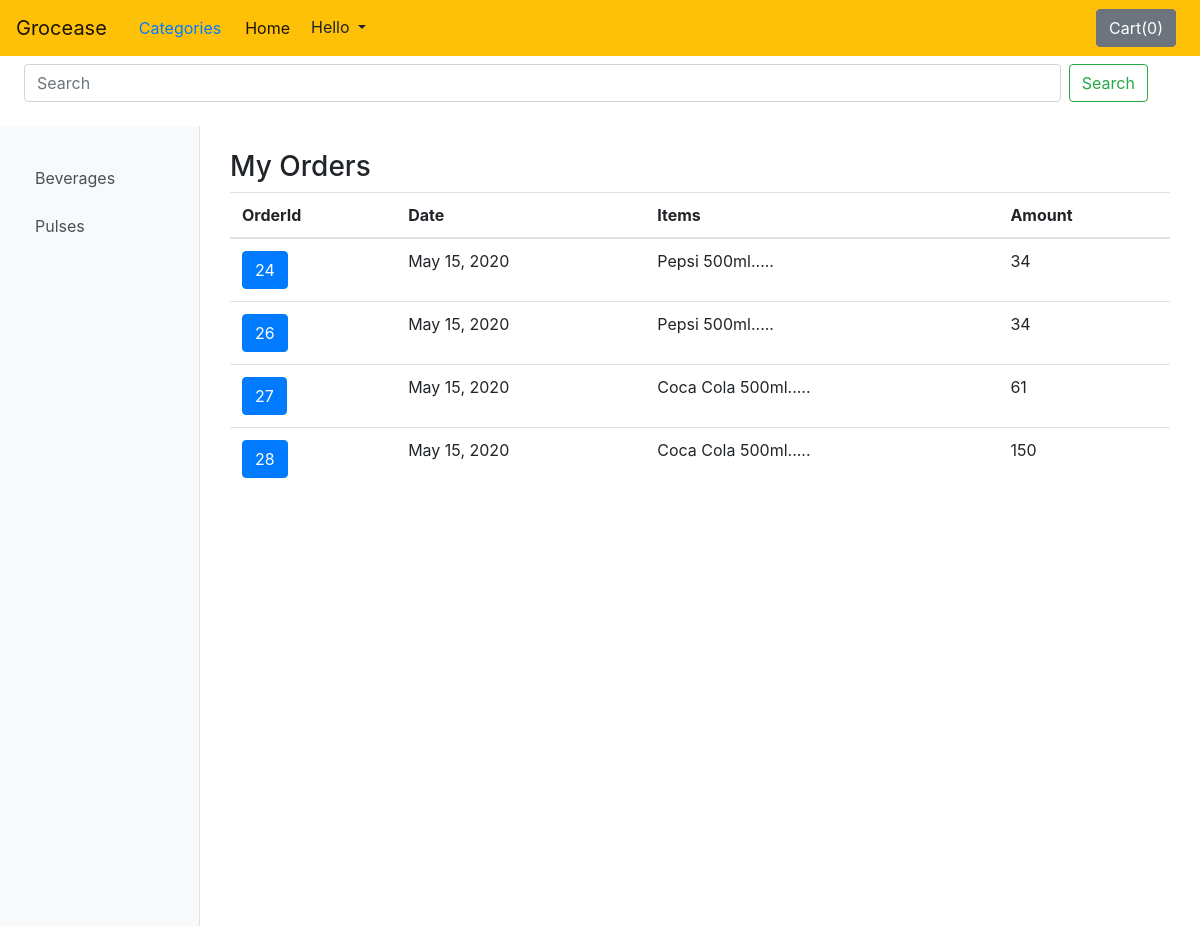
The page /my_orders/ (signed in) on the database its author committed.
### shop/models.py (models this page shows, shortened)
class Category(models.Model):
    cat_id = models.AutoField(primary_key=True)
    name = models.CharField(max_length=50)

class Order(models.Model):
    o_id = models.AutoField(primary_key=True)
    u_id = models.ForeignKey(User, on_delete = models.SET_NULL, null=True)
    order_date = models.DateField()
    items = models.ManyToManyField(OrderItem)
    grand_total = models.IntegerField()
    fname = models.CharField(max_length=100, default='null')
    lname = models.CharField(max_length=100, default='null')
    contact = models.CharField(max_length=15,default='null')
    add1 = models.CharField(max_length=100,default='null')
    add2 = models.CharField(max_length=100, default='null')
    city = models.CharField(max_length=100, default='null')
    state = models.CharField(max_length=100, default='null')
    zipcode = models.CharField(max_length=100, default='null')

### shop/views.py (the view)
# urls.py: path('my_orders/', views.my_orders, name='my_orders'),
def my_orders(request):
    category = Category.objects.all()
    category = list(category)
    orders = Order.objects.filter(u_id=request.user.id)
    items = dict()
    for order in orders:
        p = []
        for i in order.items.all():
            p_id = i.p_id
            products = Product.objects.filter(p_id = p_id).values_list('name', flat=True)[0]
            p.append(products)
        items[order] = p
    print(items)
    return render(request, 'shop/my_orders.html', {'category': category, 'orders':orders, 'items':items})

### shop/templatetags/index.py (called while the page is built)
@register.filter
def index(indexable, i):
    return indexable[i]

### shop/templates/shop/my_orders.html (shortened to what this page needs)
{% extends 'shop/base.html' %}
{% load static %}
{% load mathfilters %}
{% load index %}
{% block body %}
<div class="d-flex my-4" id="wrapper">
    {% include 'shop/sidebar.html' %}
    <div id="page-content-wrapper" class="col">
<div class="container my-4">
    <h3>My Orders</h3>
<table class="table">
    <thead class="">
      <tr>
        <th scope="col">OrderId</th>
        <th scope="col">Date</th>
        <th scope="col">Items</th>
        <th scope="col">Amount</th>
      </tr>
    </thead>
    <tbody>
        {% for order, items in items.items %}
      <tr>
         <th scope="row"><a href='{% url "order_detail" order.o_id %}' class="btn btn-primary">{{order.o_id}}</a></th>
        <td>{{order.order_date}}</td>
        <td>{{items|index:0}}.....</td>
        <td>{{order.grand_total}}</td>
      </tr>
      {% endfor %}
    </tbody>
  </table>
</div>
</div>
</div>
{% endblock %}

### shop/templates/shop/sidebar.html
<div class="bg-light border-right col-sm-2" id="sidebar-wrapper">
    <div class="sidebar-heading"></div>
    {% for cat in category %}
    <div class="list-group list-group-flush col-sm-2">
      <a href="{% url 'category' cat.cat_id %}" class="list-group-item list-group-item-action bg-light">{{cat.name}}</a>
    </div>
    {% endfor %}
  </div>

### shop/static/shop/css/simple-sidebar.css (style rules this page uses)
body { overflow-x: hidden; }
#sidebar-wrapper { min-height: 100vh; margin-left: -15rem; -webkit-transition: margin .25s ease-out; -moz-transition: margin .25s ease-out; -o-transition: margin .25s ease-out; transition: margin .25s ease-out; }
#sidebar-wrapper .sidebar-heading { padding: 0.875rem 1.25rem; font-size: 1.2rem; }
#sidebar-wrapper .list-group { width: 15rem; }
#page-content-wrapper { min-width: 100vw; }
@media (min-width: 768px) { #sidebar-wrapper { margin-left: 0; } }
@media (min-width: 768px) { #page-content-wrapper { min-width: 0; width: 100%; } }

### rows shown on the page
Category: name "Beverages"
Category: name "Pulses"
Order: o_id "24", order_date "May 15, 2020", items "Pepsi 500ml", grand_total "34"
Order: o_id "26", order_date "May 15, 2020", items "Pepsi 500ml", grand_total "34"
Order: o_id "27", order_date "May 15, 2020", items "Coca Cola 500ml", grand_total "61"
Order: o_id "28", order_date "May 15, 2020", items "Coca Cola 500ml", grand_total "150"
